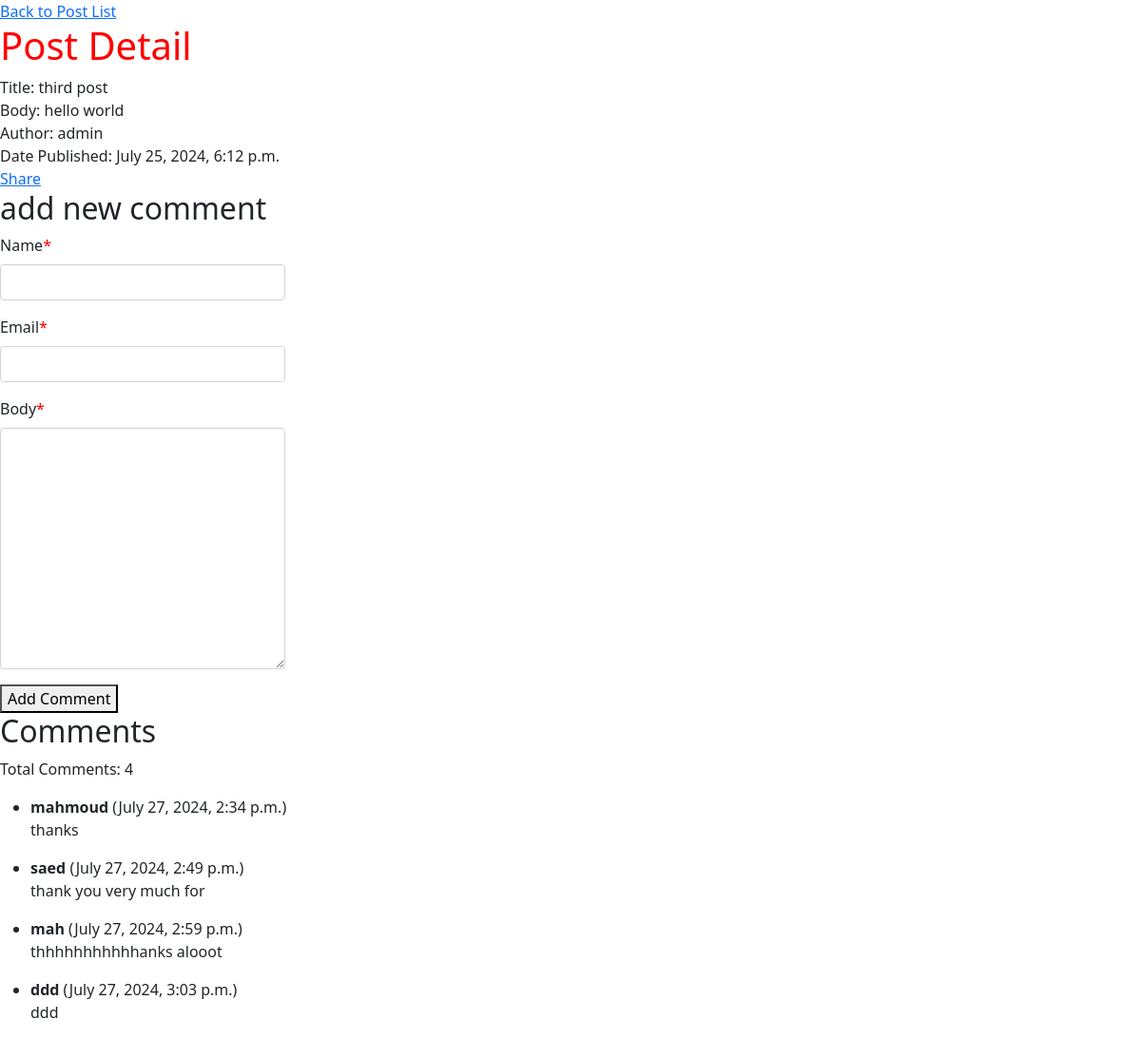
Screenshot of /blog/third-post/ with the database file from the repository.
### blog/models.py (models this page shows, shortened)
class Post(models.Model):
    class Status(models.TextChoices):
        DRAFT = 'DF', 'DRAFT'
        PUBLISHED = 'PB', 'PUBLISHED'
    title = models.CharField(max_length=200)
    slug = models.SlugField(unique=True)
    author = models.ForeignKey(User, on_delete=models.CASCADE, related_name='blog_posts')
    body = models.TextField(max_length=200)
    pub_date = models.DateTimeField(default=timezone.now)
    created_at = models.DateTimeField(auto_now_add=True)
    updated = models.DateTimeField(auto_now=True)
    status = models.CharField(max_length=2, choices=Status.choices, default=Status.DRAFT)
    tags = TaggableManager()
    class Meta:
        ordering = ['-pub_date']
        indexes = [
            models.Index(fields=['-pub_date']),
            models.Index(fields=['slug']),
        ]

class Comment(models.Model):
     post = models.ForeignKey(Post , on_delete=models.CASCADE, related_name='comments')
     name = models.CharField(max_length=80)
     email = models.EmailField()
     body = models.TextField()
     created = models.DateTimeField(auto_now_add=True)
     updated = models.DateTimeField(auto_now=True)
     active = models.BooleanField(default=True)
     class Meta:
          ordering = ['created']
          indexes = [
               models.Index(fields=['created']),
          ]

### blog/views.py (the view)
# urls.py: path('blog/<slug:slug>/', views.post_detail, name='post-detail'),
def post_detail(request, slug):
    post = get_object_or_404(Post, slug=slug, status=Post.Status.PUBLISHED)
    comment_form = CommentForm()
    comments = post.comments.all()
    return render(request, 'blog/post_detail.html', {
        'post': post,
        'comment_form': comment_form,
        'comments': comments
    })

### blog/forms.py
class CommentForm(forms.ModelForm):
    class Meta:
        model = Comment
        fields = ('name', 'email', 'body')

### blog/templates/blog/post_detail.html (shortened to what this page needs)
{% extends 'base.html' %}
{% load crispy_forms_tags %}
{% block content %}
<a href="{% url 'blog:post-list' %}">Back to Post List</a>
<h1>Post Detail</h1>
Title: {{ post.title }} <br />
Body: {{ post.body }} <br />
Author: {{ post.author }} <br />
Date Published: {{ post.created_at }} <br />
<a href="{% url 'blog:post-share' post.slug %}">Share</a>
<h2>add new comment</h2>
<form style='width:300px;' method="post" action="{% url 'blog:post-comment' post.slug %}">
    {{ comment_form|crispy }}
    <button type="submit">Add Comment</button>
</form>
<h2>Comments</h2>
{% if post.comments.all %}
    <p>Total Comments: {{ post.comments.count }}</p>
    <ul>
        {% for comment in post.comments.all %}
            <li>
                <strong>{{ comment.name }}</strong> ({{ comment.created }})
                <p>{{ comment.body }}</p>
            </li>
        {% endfor %}
    </ul>
{% else %}
    <p>No comments yet.</p>
{% endif %}
{% endblock content %}

### blog/static/css/style.css (style rules this page uses)
h1 { color: red; }
.asteriskField { color: red; }

### rows the page displays
Post: title "third post", body "hello world", author "admin", created_at "July 25, 2024, 6:12 p.m.", comments.count "4"
Comment: name "mahmoud", created "July 27, 2024, 2:34 p.m.", body "thanks"
Comment: name "saed", created "July 27, 2024, 2:49 p.m.", body "thank you very much for"
Comment: name "mah", created "July 27, 2024, 2:59 p.m.", body "thhhhhhhhhhhanks alooot"
Comment: name "ddd", created "July 27, 2024, 3:03 p.m.", body "ddd"
